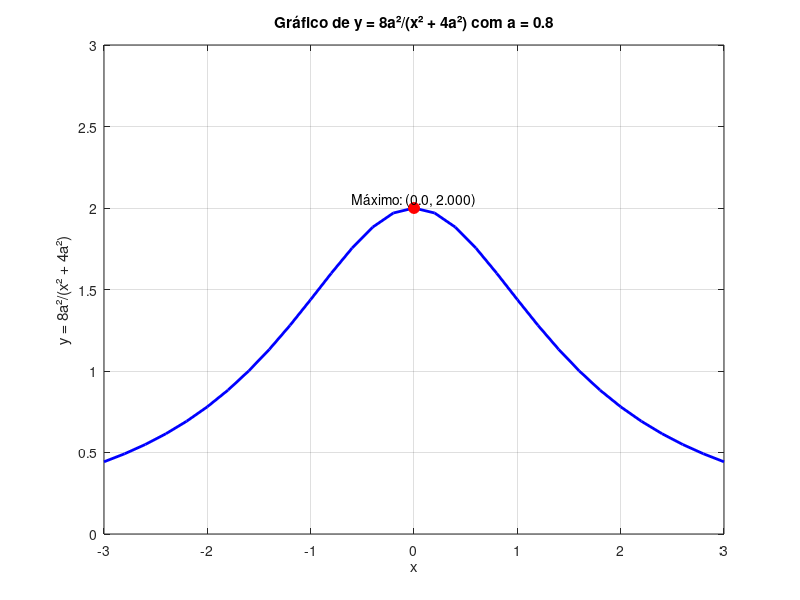

Source code (MATLAB):
% Questão 4 - questao4.m
% Defina a como escalar a = 0.8 e x como vetor x = 3, -1.8, -2.6, ..., 2.6, 2.8, 3
% Calcule y = 8a²/(x² + 4a²) e trace um gráfico de y versus x

% Definindo o escalar a
a = 0.8;

% Criando o vetor x
x = -3:0.2:3;

% Calculando y = 8a²/(x² + 4a²)
y = (8 * a^2) ./ (x.^2 + 4 * a^2);

% Criando o gráfico
figure;
plot(x, y, 'b-', 'LineWidth', 2);
grid on;
xlabel('x');
ylabel('y = 8a²/(x² + 4a²)');
title(sprintf('Gráfico de y = 8a²/(x² + 4a²) com a = %.1f', a));

% Marcando valor máximo
[y_max, idx_max] = max(y);
hold on;
plot(x(idx_max), y_max, 'ro', 'MarkerSize', 8, 'MarkerFaceColor', 'r');
text(x(idx_max), y_max + 0.05, sprintf('Máximo: (%.1f, %.3f)', x(idx_max), y_max), ...
     'HorizontalAlignment', 'center');

ylim([0 max(y)*1.5]);  % Aumenta limite superior em 50%
hold off;

fprintf('Questão 4 - Resultados:\n');
fprintf('a = %.1f\n', a);
fprintf('Valor máximo: y = %.3f em x = %.1f\n', y_max, x(idx_max));
